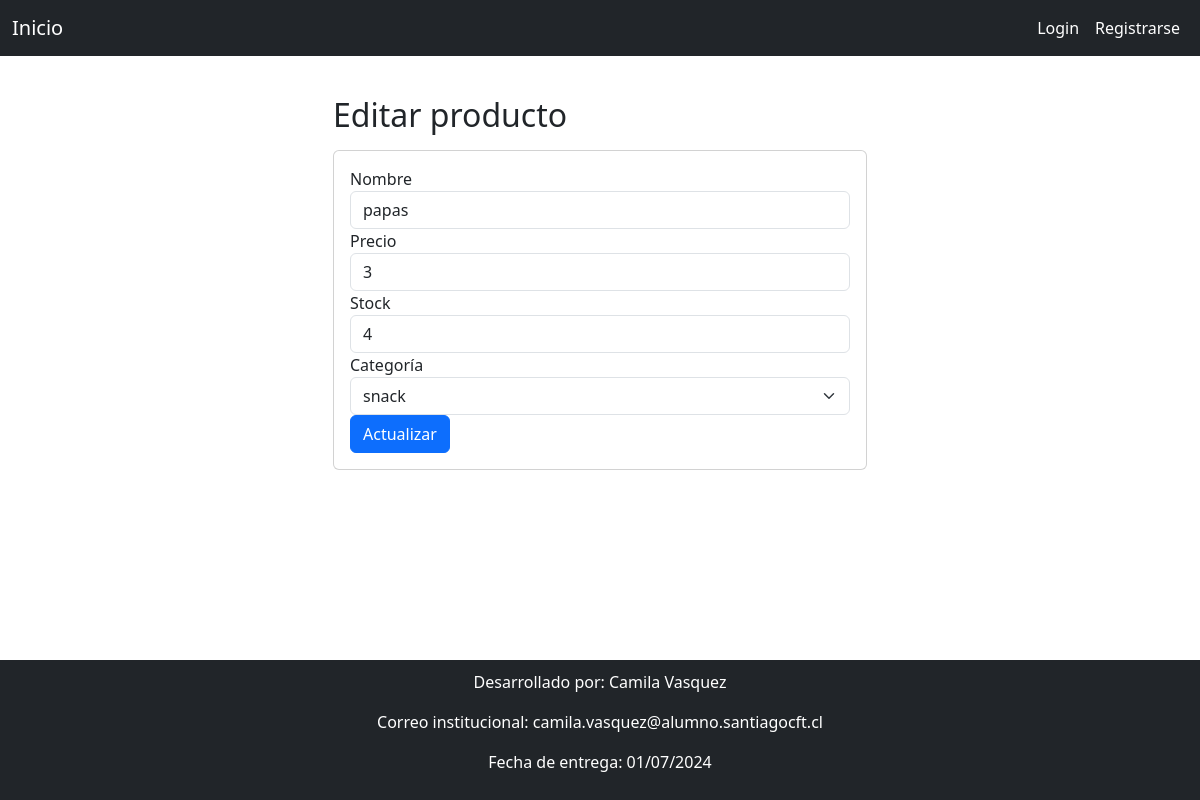
The app's page /producto/Editar_producto/38 with its own data.
### producto/models.py (models this page shows, shortened)
class Producto(models.Model):
    id_producto = models.AutoField(primary_key=True)  # Campo ID autoincremental
    nombre = models.CharField(max_length=20) # Campo nombre para almacenar el nombre del producto con una longitud máxima de 20 caracteres
    precio = models.IntegerField(default=0) # Campo precio para almacenar el precio del producto, con valor por defecto de 0
    stock = models.IntegerField(default=0)  # Campo stock para almacenar la cantidad de productos disponibles, con valor por defecto de 0
    creado_en = models.DateTimeField(auto_now_add=True)  # Campo creado_en que almacena la fecha y hora en la que se creó el producto, se establece automáticamente al crear el registro
    actualizado_en = models.DateTimeField(auto_now=True)  # Campo actualizado_en que almacena la fecha y hora en la que se actualizó el producto por última vez, se actualiza automáticamente al guardar el registro
    categoria = models.ForeignKey(Categoria,on_delete=models.CASCADE) # on_delete=models.CASCADE asegura que si se elimina una categoría, también se eliminarán sus productos asociados

### categoria/models.py (models this page shows, shortened)
class Categoria(models.Model):
    id_categoria = models.AutoField(primary_key=True) # Campo ID autoincremental
    nombre = models.CharField(max_length=20) # Campo nombre con longitud máxima de 20 caracteres
    descripcion = models.CharField(max_length=20)  # Campo descripción con longitud máxima de 20 caracteres

### producto/views.py (the view, shortened to what this page needs)
# urls.py: path('Editar_producto/<id_producto>', views.Editar_producto,name='Editar_producto'), # Ruta para la vista que edita un producto existente, pasando el ID del producto como parámetro
def Editar_producto(request, id_producto):
    producto = Producto.objects.get(id_producto=id_producto)
    categorias = Categoria.objects.all()
    return render(request, 'editar_producto.html', {'producto': producto, 'categorias': categorias})

### producto/templates/editar_producto.html (shortened to what this page needs)
{% extends 'base.html' %}
{% block content %}
<div class="container mt-3 mb-3">
    <div class="row justify-content-center">
        <div class="col-sm-8 col-md-8 col-lg-8 col-xl-6">
            <h2 class="mb-3">Editar producto</h2>
            <div class="card">
                <div class="card-body">
                    <form method="POST">
                        <div class="form-group">
                            <label for="nombre">Nombre</label>
                            <input type="text" class="form-control" id="nombre" name="nombre" value="{{ producto.nombre }}" placeholder="Ingresa Nombre" required>
                        </div>
                        <div class="form-group">
                            <label for="precio">Precio</label>
                            <input type="number" class="form-control" id="precio" name="precio" value="{{ producto.precio }}" placeholder="Ingresa precio">
                        </div>
                        <div class="form-group">
                            <label for="stock">Stock</label>
                            <input type="number" class="form-control" id="stock" name="stock" value="{{ producto.stock }}" placeholder="Ingresa stock">
                        </div>
                        <div class="form-group">
                            <label for="categoria">Categoría</label><br/>
                            <select class="form-select" id="categoria" name="categoria" required>
                                {% for categoria in categorias %}
                                    <option value="{{ categoria.id_categoria }}" {% if producto.categoria.id_categoria == categoria.id_categoria %} selected {% endif %}>{{ categoria.nombre }}</option>
                                {% endfor %}
                            </select>
                        </div>
                        <button type="submit" class="btn btn-primary">Actualizar</button>
                    </form>
                </div>
            </div>
        </div>
    </div>
</div>
{% endblock content %}

### templates/base.html (style rules this page uses)
body { display: flex; flex-direction: column; min-height: 100vh; }

### records on screen
Producto: nombre "papas", precio "3", stock "4", categoria "snack"
